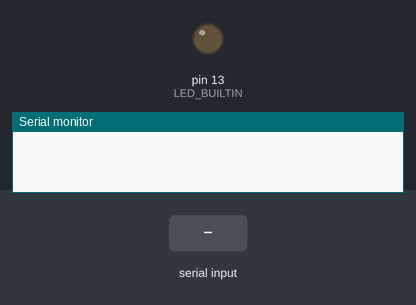
Simulated run of this sketch. Board: Arduino Uno, built with avr-gcc and run on an emulated ATmega328P. Parts: output pins drawn as LEDs (lit = HIGH), the last lines printed to the serial monitor. The inputs (shaded band) are chosen by the test bench.

Above: at 1.2 s.
1.3 s: "1" received over Serial
At 2.3 s:
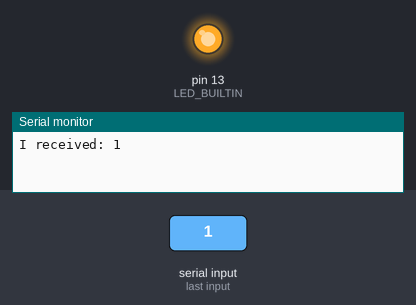
2.8 s: "0" received over Serial
At 3.4 s:
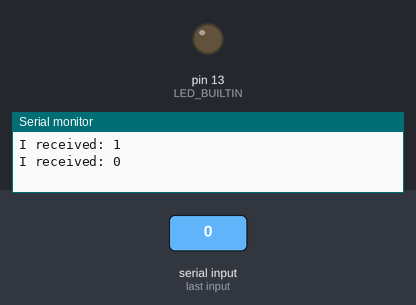
4.3 s: "2" received over Serial
At 4.6 s:
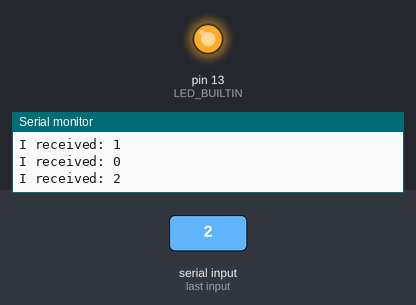
Timing chart, 0 to 7.3 s (numbered marks = the images above; inputs shaded):
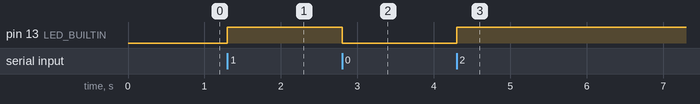

The sketch:

Lab1-8.ino
```cpp
// 8. Difficult (30+ min): Can you read user’s input to 1) turn on/off and 2) toggle the LED? Try your best to develop such a sketch (program). “Toggle” means if the LED is on, you turn it off, if the LED is off, you turn it on.

int state, input; // 0 is off, 1 is on, 2 is toggle

// the setup function runs once when you press reset or power the board
void setup() {
  // initialize digital pin LED_BUILTIN as an output.
  pinMode(LED_BUILTIN, OUTPUT);

  // opens serial port, sets data rate to 9600 bps
  Serial.begin(9600);

  // initialize state to 0 (off)
  state = 0;
  input = -1;
}

// the loop function runs over and over again forever
void loop() {

  // send data only when you receive data:
  if (Serial.available() > 0) {
          // read the incoming byte:
          input = Serial.read();
          input -= 48;  // ascii conversion

          // say what you got:
          Serial.print("I received: ");
          Serial.println(input, DEC);
  }

  // process user input
  // turn off
  if (input == 0)
  {
    state = 0;
  }
  // turn on
  else if (input == 1)
  {
    state = 1;
  }
  // toggle
  else if (input == 2)
  {
    if (state == 0)
    {
      state = 1;
    }
    else
    {
      state = 0;
    }
  }

  // reset user input
  input = -1;

  // turn LED on or off depending on state
  if (state == 0)
  {
    digitalWrite(LED_BUILTIN, LOW);    // turn the LED off by making the voltage LOW
  }
  else
  {
    digitalWrite(LED_BUILTIN, HIGH);   // turn the LED on (HIGH is the voltage level)
  }
}
```

Measured:
- after the input at 1.3 s, pin 13 (LED_BUILTIN): LOW → HIGH at once
- after the input at 2.8 s, pin 13 (LED_BUILTIN): HIGH → LOW at once
- after the input at 4.3 s, pin 13 (LED_BUILTIN): LOW → HIGH at once
